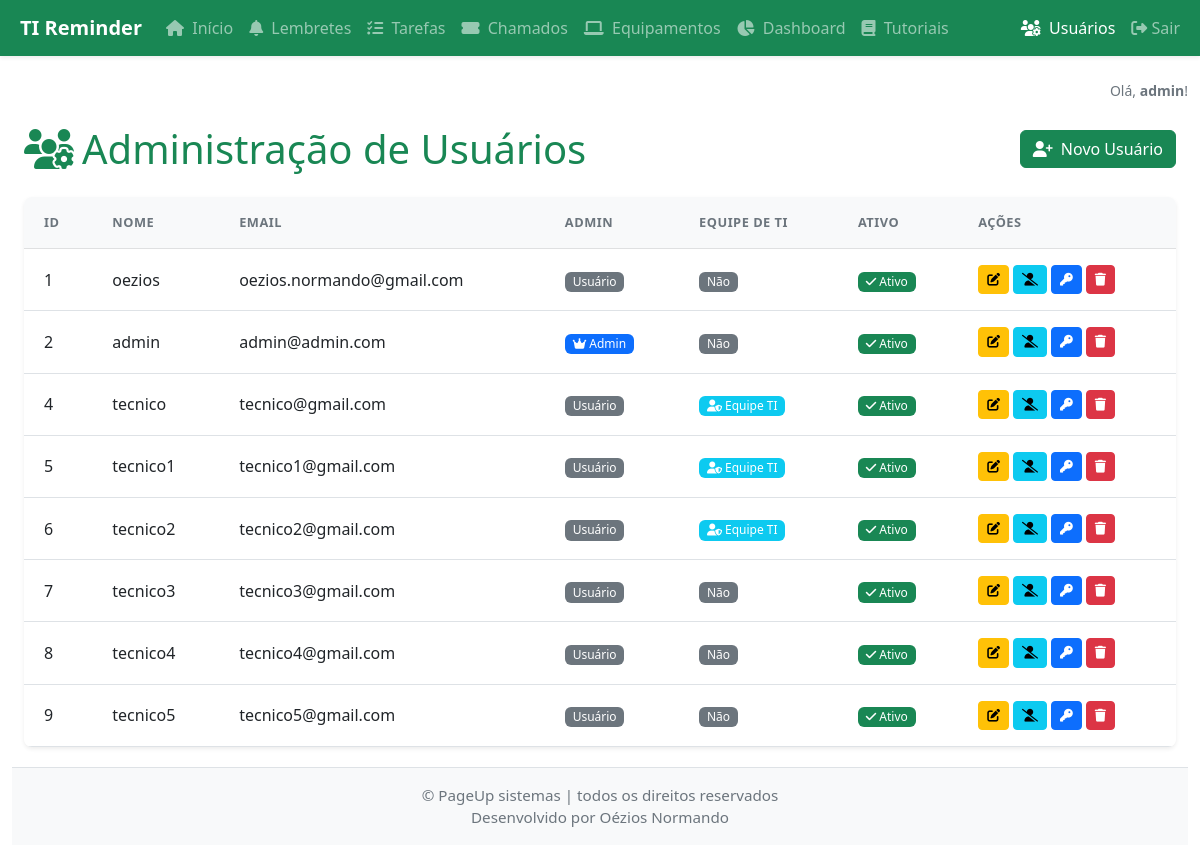
/admin/users (signed in), run on the app's committed database.
### app/models.py (models this page shows, shortened)
class User(db.Model):
    id = db.Column(db.Integer, primary_key=True)
    username = db.Column(db.String(64), unique=True, nullable=False)
    email = db.Column(db.String(120), unique=True, nullable=False)
    password_hash = db.Column(db.String(128), nullable=False)
    is_admin = db.Column(db.Boolean, default=False)
    is_ti = db.Column(db.Boolean, default=False)  # Indica se o usuário é da equipe de TI
    ativo = db.Column(db.Boolean, default=True)  # Para ativação/desativação
    sector_id = db.Column(db.Integer, db.ForeignKey('sector.id'), nullable=True)
    sector = db.relationship('Sector', backref='usuarios')
    reminders = db.relationship('Reminder', backref='usuario', lazy=True)
    tasks = db.relationship('Task', backref='usuario', lazy=True)

### app/routes.py (the view)
@bp.route('/admin/users')
@login_required
@admin_required
def users_admin():
    from .models import User
    users = User.query.order_by(User.id).all()
    return render_template('users.html', users=users)

### app/auth_utils.py (called while the page is built)
def login_required(f):
    @wraps(f)
    def decorated_function(*args, **kwargs):
        if 'user_id' not in session:
            return redirect(url_for('auth.login', need_login=True))
        from .models import User
        user = User.query.get(session['user_id'])
        if user and not user.ativo:
            session.clear()
            flash('Seu acesso foi desativado pelo administrador.', 'danger')
            return redirect(url_for('auth.login'))
        return f(*args, **kwargs)
    return decorated_function

### app/routes.py (called while the page is built)
def admin_required(f):
    @wraps(f)
    def decorated_function(*args, **kwargs):
        if not session.get('is_admin'):
            flash('Acesso restrito ao administrador.', 'danger')
            return redirect(url_for('main.index'))
        return f(*args, **kwargs)
    return decorated_function

### app/templates/users.html (shortened to what this page needs)
{% extends 'base.html' %}
{% block content %}
<div class="container mt-4">
  <div class="d-flex justify-content-between align-items-center mb-4">
    <h1 class="mb-0"><i class="fas fa-users-cog me-2"></i>Administração de Usuários</h1>
    <a href="{{ url_for('main.register') }}" class="btn btn-success">
      <i class="fas fa-user-plus me-1"></i> Novo Usuário
    </a>
  </div>
  <div class="card shadow-sm">
    <div class="card-body p-0">
      <div class="table-responsive">
        <table class="table table-hover align-middle mb-0">
    <thead class="table-light">
      <tr>
        <th>ID</th>
        <th>Nome</th>
        <th>Email</th>
        <th>Admin</th>
        <th>Equipe de TI</th>
        <th>Ativo</th>
        <th>Ações</th>
      </tr>
    </thead>
    <tbody>
      {% for user in users %}
      <tr>
        <td>{{ user.id }}</td>
        <td>{{ user.username }}</td>
        <td>{{ user.email }}</td>
        <td>
          {% if user.is_admin %}
            <span class="badge bg-primary"><i class="fas fa-crown"></i> Admin</span>
          {% else %}
            <span class="badge bg-secondary">Usuário</span>
          {% endif %}
        </td>
        <td>
          {% if user.is_ti %}
            <span class="badge bg-info"><i class="fas fa-user-shield"></i> Equipe TI</span>
          {% else %}
            <span class="badge bg-secondary">Não</span>
          {% endif %}
        </td>
        <td>
          {% if user.ativo %}
            <span class="badge bg-success"><i class="fas fa-check"></i> Ativo</span>
          {% else %}
            <span class="badge bg-danger"><i class="fas fa-times"></i> Inativo</span>
          {% endif %}
        </td>
        <td class="text-nowrap">
          <div class="d-flex gap-1">
            <a href="{{ url_for('main.edit_user', id=user.id) }}" class="btn btn-sm btn-warning" title="Editar">
              <i class="fas fa-edit"></i>
            </a>
            <form method="POST" action="{{ url_for('main.toggle_user', id=user.id) }}" class="d-inline">
              <button type="submit" class="btn btn-sm btn-info" title="Ativar/Desativar">
                {% if user.ativo %}
                  <i class="fas fa-user-slash"></i>
                {% else %}
                  <i class="fas fa-user-check"></i>
                {% endif %}
              </button>
            </form>
            <form method="POST" action="{{ url_for('main.reset_user_password', id=user.id) }}" class="d-inline">
              <button type="submit" class="btn btn-sm btn-primary" title="Redefinir Senha"
                onclick="return confirm('Tem certeza que deseja redefinir a senha deste usuário? Uma nova senha será gerada e exibida na tela.');">
                <i class="fas fa-key"></i>
              </button>
            </form>
            <form method="POST" action="{{ url_for('main.delete_user', id=user.id) }}" class="d-inline">
              <button type="submit" class="btn btn-sm btn-danger" title="Excluir"
                onclick="return confirm('Tem certeza que deseja excluir este usuário? Esta ação não pode ser desfeita.');">
                <i class="fas fa-trash"></i>
              </button>
            </form>
          </div>
        </td>
      </tr>
      {% endfor %}
    </tbody>
  </table>
  </div>
  </div>
  </div>
{% endblock %}

### app/templates/base.html (shortened to what this page needs)
<!DOCTYPE html>
<html lang="pt-br">
<head>
    <link href="https://cdn.jsdelivr.net/npm/bootstrap@5.3.0/dist/css/bootstrap.min.css" rel="stylesheet">
    <link rel="stylesheet" href="{{ url_for('static', filename='style.css') }}">
    <link rel="stylesheet" href="https://cdnjs.cloudflare.com/ajax/libs/font-awesome/6.4.2/css/all.min.css">
</head>
<body>
{% if session.get('user_id') %}
<nav class="navbar navbar-expand-lg navbar-dark bg-success shadow-sm mb-4">
  <div class="container-fluid">
    <a class="navbar-brand fw-bold" href="{{ url_for('main.index') }}">
      TI Reminder
    </a>
    <div class="collapse navbar-collapse">
      <ul class="navbar-nav me-auto mb-2 mb-lg-0">
        <li class="nav-item"><a class="nav-link" href="{{ url_for('main.index') }}"><i class="fas fa-home me-1"></i> Início</a></li>
        <li class="nav-item"><a class="nav-link" href="{{ url_for('main.reminders') }}"><i class="fas fa-bell me-1"></i> Lembretes</a></li>
        <li class="nav-item"><a class="nav-link" href="{{ url_for('main.tasks') }}"><i class="fas fa-tasks me-1"></i> Tarefas</a></li>
        <li class="nav-item"><a class="nav-link" href="{{ url_for('main.listar_chamados') }}"><i class="fas fa-ticket-alt me-1"></i> Chamados</a></li>
        <li class="nav-item"><a class="nav-link" href="{{ url_for('main.list_equipment') }}"><i class="fas fa-laptop me-1"></i> Equipamentos</a></li>
        <li class="nav-item"><a class="nav-link" href="{{ url_for('main.dashboard') }}"><i class="fas fa-chart-pie me-1"></i> Dashboard</a></li>
        <li class="nav-item"><a class="nav-link" href="{{ url_for('main.listar_tutoriais') }}"><i class="fas fa-book me-1"></i> Tutoriais</a></li>
      </ul>
      <ul class="navbar-nav ms-auto mb-2 mb-lg-0">
        {% if session.get('is_admin') %}
        <li class="nav-item">
          <a class="nav-link {% if request.endpoint == 'main.users_admin' %}active{% endif %}" href="{{ url_for('main.users_admin') }}"><i class="fas fa-users-cog me-1"></i> Usuários</a>
        </li>
        {% endif %}
        <li class="nav-item">
          <a class="nav-link" href="{{ url_for('auth.logout') }}">
            <i class="fas fa-sign-out-alt"></i> Sair
          </a>
        </li>
      </ul>
    </div>
  </div>
</nav>
{% endif %}
<div class="container">
  <div class="row">
    {% if session.get('username') %}
    <div class="col-md-12">
      <div class="d-flex justify-content-end">
        <span class="text-secondary small">Olá, <strong>{{ session['username'] }}</strong>!</span>
      </div>
    </div>
    {% endif %}
  </div>
    {% block content %}{% endblock %}
</div>
<footer class="footer py-3 bg-light text-center border-top" style="font-size: 0.95rem; color: #6c757d;">
  <div class="container">
    <span>&copy; PageUp sistemas | todos os direitos reservados<br>Desenvolvido por Oézios Normando</span>
  </div>
</footer>
</body>
</html>

### app/static/style.css (style rules this page uses)
html, body { height: 100%; }
body { min-height: 100vh; display: flex; flex-direction: column; padding-bottom: 40px; }
.container { flex: 1 0 auto; overflow-y: auto; max-width: 100vw; }
.card { margin-bottom: 20px; box-shadow: 0 0.125rem 0.25rem rgba(0, 0, 0, 0.075); border: none; border-radius: 0.5rem; overflow: hidden; }
.bg-info { background-color: #0dcaf0 !important; }
.bg-primary { background-color: #0d6efd !important; }
.bg-success { background-color: #198754 !important; }
.table { margin-bottom: 0; }
.table th { font-weight: 600; font-size: 0.8rem; text-transform: uppercase; letter-spacing: 0.5px; color: #6c757d; border-top: none; padding: 0.75rem 1rem; background-color: #f8f9fa; }
.table td { padding: 0.75rem 1rem; vertical-align: middle; border-top: 1px solid #f1f1f1; }

### app/templates/base.html (style rules this page uses)
.bg-success { background-color: #198754; border-color: #198754; }
a { color: #198754; }
h1, h2, h3, h4, h5, h6 { color: #198754; }

### app/templates/users.html (style rules this page uses)
.table th { font-weight: 600; text-transform: uppercase; font-size: 0.8rem; letter-spacing: 0.5px; border-top: none; padding: 1rem 1.25rem; }
.table td { padding: 1rem 1.25rem; vertical-align: middle; }
.btn-sm { padding: 0.25rem 0.5rem; font-size: 0.8rem; }
.badge { font-weight: 500; padding: 0.35em 0.65em; }

### data on the page
User: username "admin", id "2", email "admin@admin.com", is_admin True (drawn), shows "Não", ativo True (drawn)
User: id "1", username "oezios", email "oezios.normando@gmail.com", is_admin "Usuário", shows "Não", ativo True (drawn)
User: id "4", username "tecnico", email "tecnico@gmail.com", is_admin "Usuário", is_ti True (drawn), ativo True (drawn)
User: id "5", username "tecnico1", email "tecnico1@gmail.com", is_admin "Usuário", is_ti True (drawn), ativo True (drawn)
User: id "6", username "tecnico2", email "tecnico2@gmail.com", is_admin "Usuário", is_ti True (drawn), ativo True (drawn)
User: id "7", username "tecnico3", email "tecnico3@gmail.com", is_admin "Usuário", is_ti "Não", ativo True (drawn)
User: id "8", username "tecnico4", email "tecnico4@gmail.com", is_admin "Usuário", is_ti "Não", ativo True (drawn)
User: id "9", username "tecnico5", email "tecnico5@gmail.com", is_admin "Usuário", is_ti "Não", ativo True (drawn)
